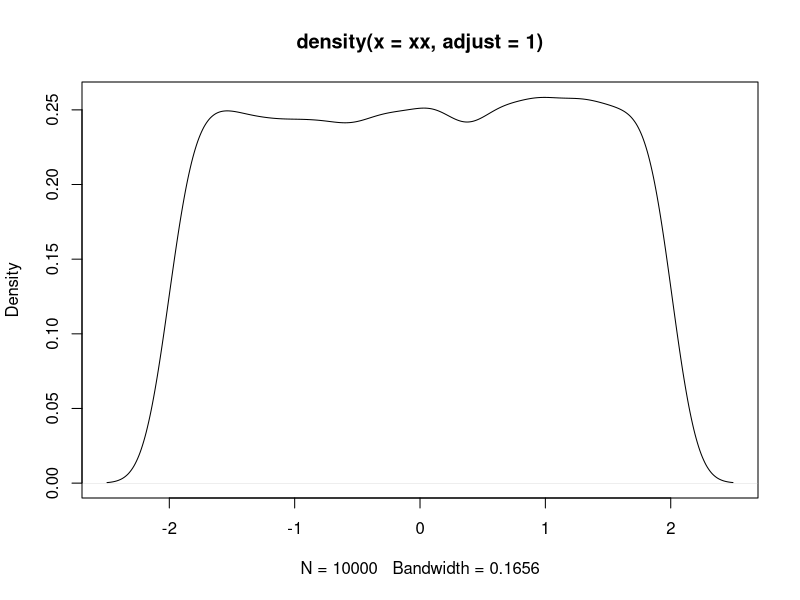
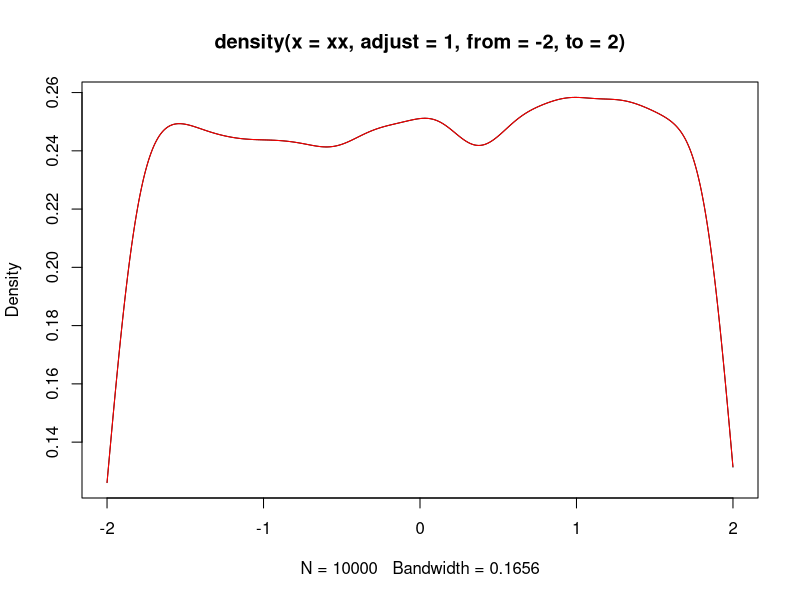
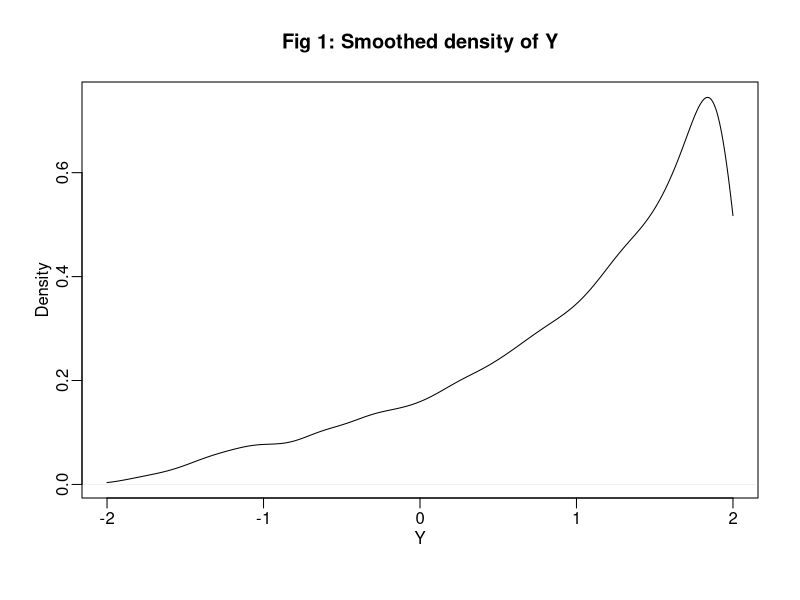
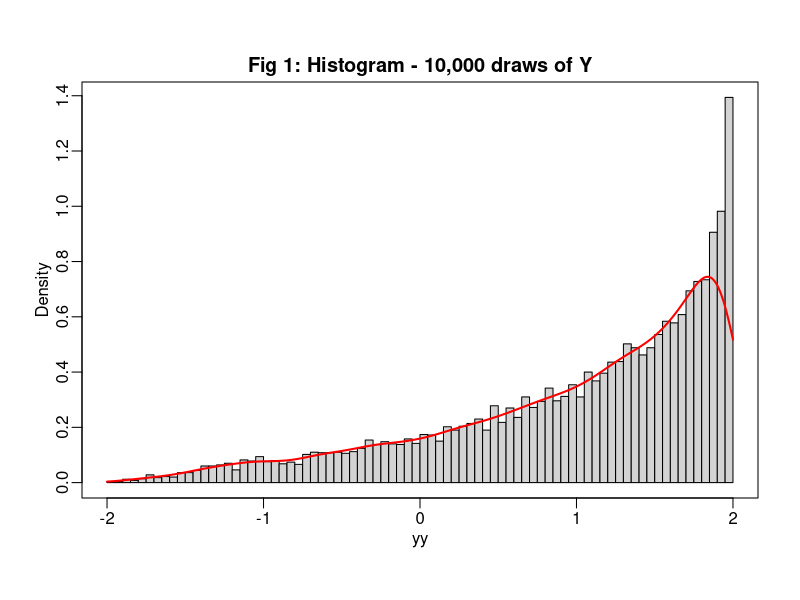
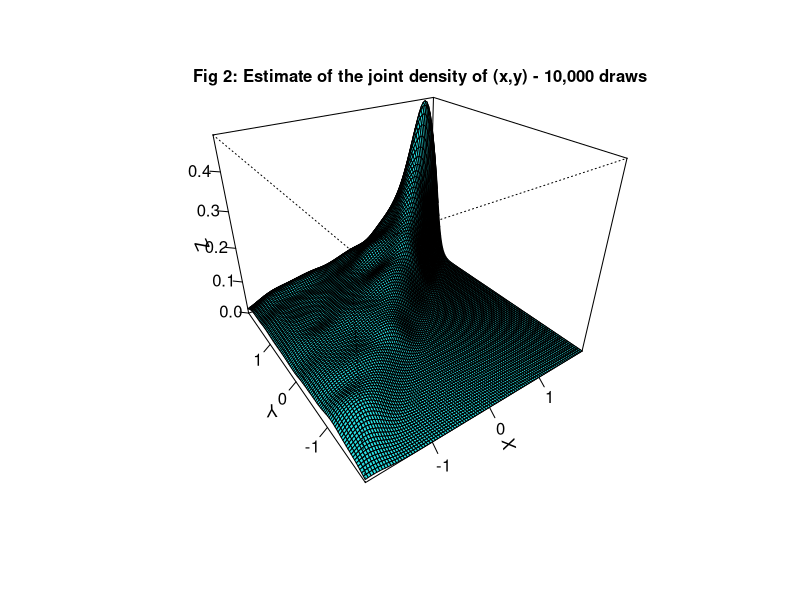
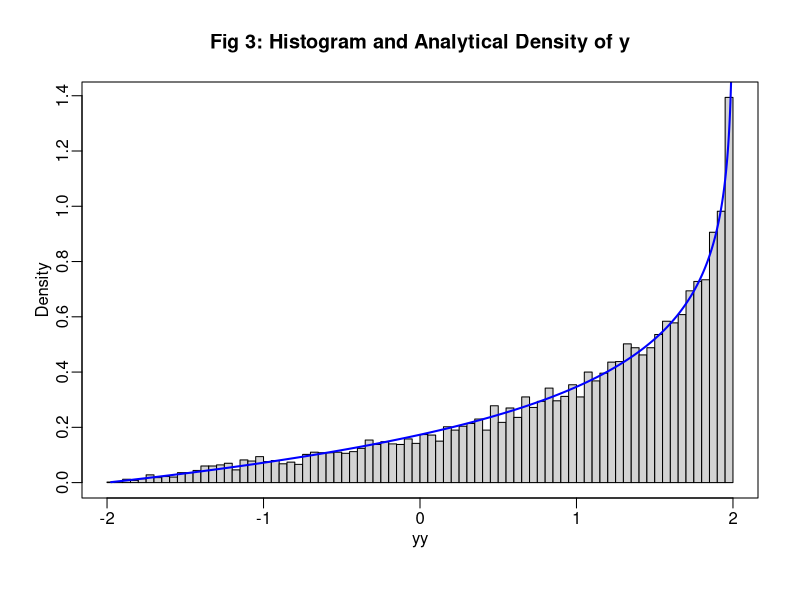
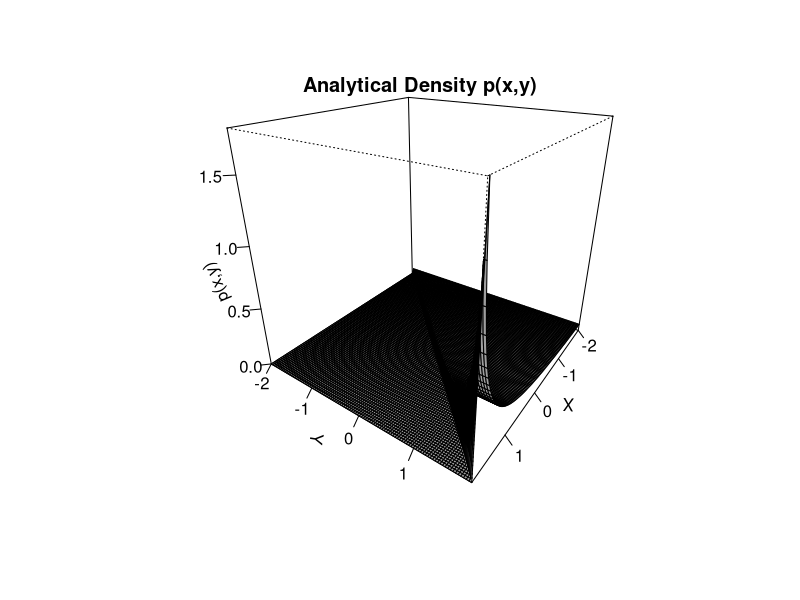
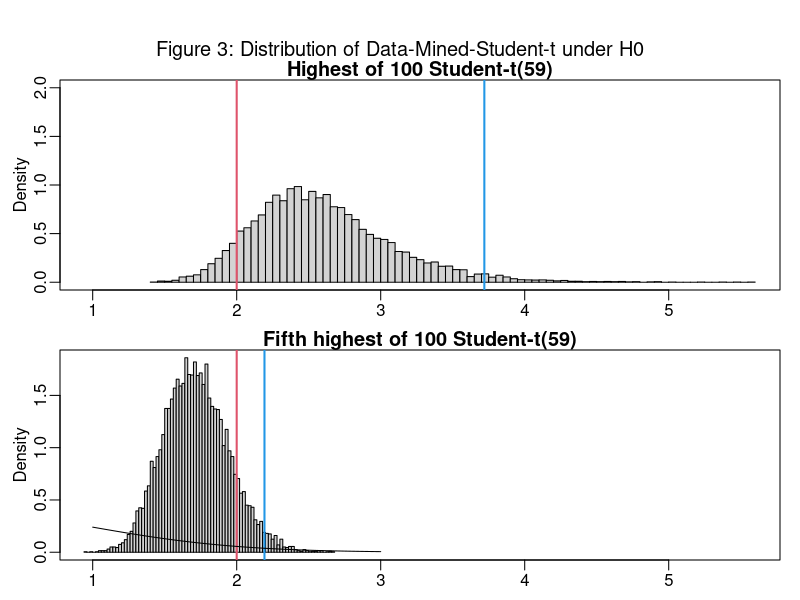

The R source for these figures, in order:
#
# SOLUTION PROBLEM SET 2
#
# PROBLEM 2
# 

xx<-runif(10000,-2,2)
yy<-runif(10000,xx,2)


# Density smoothes things over. If you don't control the smoothing
# you get non-sensical plots if you don't control it. 
# Play with adjust=1 and use your common sense / build your intuition.
# Here the density is uniform and should fall sharply at 0 and 1. 
# Read the help file and compare:

plot(density(xx,adjust=1))
plot(density(xx,from=-2,to=2,adjust=1))	 
lines(density(xx,adjust=1,cut=0),col="red")	# what does cut=0 do

# 1) from/to and cut do not scale density to integrate to 1 on the domain!
# See how to rescale and the problems with bounds in the graphing data 
# lecture note.

# Due to the smoothing, density introduces possibly
# unrealistic patterns  - see the boundaries.
# For y again not the unrealistic pattern at y = 1
par(mgp=c(1.5,0.5,0))

plot(density(yy,from=-2,to=2,adjust=1),xlab="Y",main="Fig 1: Smoothed density of Y") # Is the mode real?

hist(yy,nclass=100,prob=T,main="")
title("Fig 1: Histogram - 10,000 draws of Y",line=0.5)
denyy<-density(yy,from=-2,to=2,adjust=1)
lines(denyy,col="red",lwd=2);box()

# Try to narrow the bandwidth, what do you see?
# Density produces a spurious mode close to the bound of 2
# This comes from a bias in smoothed kernel estimation at the bound.
# Here the histogram serves as a reality check.

#	3D plots

library(MASS)	# for 
denxy<-kde2d(xx,yy,n=100)
persp(denxy,theta=325,phi=30,xlab="X",ylab="Y",expand=0.8,col=5,ticktype="detailed")
title("Fig 2: Estimate of the joint density of (x,y) - 10,000 draws",
line=0,cex.main=1)

#
mean(yy)

# theoretical p(y)

hist(yy,nclass=100,prob=T,main="Fig 3: Histogram and Analytical Density of y")
lines(sort(yy),0.25*(log(4)-log(2-sort(yy))),col="blue",lwd=2)
box()
# Why do we need to sort the values when we use lines() ?

# theoretical joint density

xx<-seq(-2,1.90,length=100)
yy<-xx
zz<-function(x,y){0.25*(y>x)/(2-x)}
zmat<-outer(xx,yy,zz)
persp(xx,yy,zmat,theta=125,phi=25,xlab="X",ylab="Y",zlab="p(x,y)",
col=8,ticktype="detailed")
title("Analytical Density p(x,y)",line=-0.5)

#########################################
# PROBLEM 3

# we can simulate the t-statistics directly since we know
# that once we standardize each simulated returnsample mean, 
# by its mean under the null and its standard deviation, 
# we have a Student-t with 59 dofs.

top5tiz  <-rep(0,5)
nsim     <- 10000
nfunds   <- 100		
dof      <- 59
alltiz  <- matrix(rt(nfunds*nsim,dof),nrow=nsim)
randomt <- alltiz[,1:5]
top5t   <- apply(alltiz,1,sort,decreasing=T)[1:5,]

murant  <- colMeans(randomt)
prejrant<- apply((randomt>2)*1,2,sum)*100/10000
q975rant<- apply(randomt,2,quantile,0.975)

round(rbind(murant,prejrant,q975rant),3)

mumaxt  <- rowMeans(top5t)
prejmaxt<- apply((top5t > 2)*1,1,sum)*100/10000
q975maxt<- apply(top5t,1,quantile,0.975)

round(rbind(mumaxt,prejmaxt,q975maxt),3)

par(mfrow=c(2,1),mar=c(2,3,1,1),mgp=c(1.5,0.5,0),oma=c(0,0,3,0))
hist(top5t[1,],nclass=100,prob=T,xlab="",main="",xlim=range(top5t),ylim=c(0,2))
title("Highest of 100 Student-t(59)",line=0.2);box()
abline(v=c(2,quantile(top5t[1,],0.975)),col=c(2,4),lwd=2)

hist(top5t[5,],nclass=80,prob=T,xlab="",main="",xlim=range(top5t))
title("Fifth highest of 100 Student-t(59)",line=0.2);box()
abline(v=c(2,quantile(top5t[5,],0.975)),col=c(2,4),lwd=2)
lines(seq(1,3,length=1000),dt(seq(1,3,length=1000),59))

mtext("Figure 3: Distribution of Data-Mined-Student-t under H0",
outer=T,cex=1.2)

hist(randomt,nclass=100,prob=T)
lines(seq(-4,4,length=1000),dt(seq(-4,4,length=1000),59))
lines(density(top5t[5,]))




